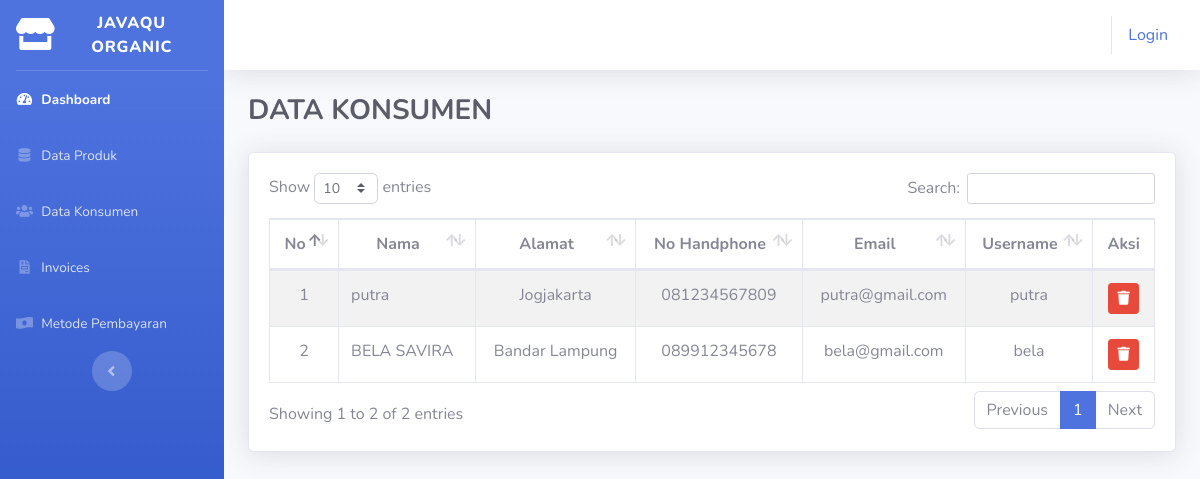
The page /index.php/admin/data_konsumen on the database its author committed.
### tables this page shows
CREATE TABLE `tb_konsumen` (
  `id_konsumen` int(11) NOT NULL,
  `nama` varchar(200) NOT NULL,
  `alamat` varchar(500) NOT NULL,
  `no_tlp` varchar(15) NOT NULL,
  `email` varchar(200) NOT NULL,
  `username` varchar(200) NOT NULL,
  `password` varchar(200) NOT NULL,
  `role_id` int(11) NOT NULL
);

### application/controllers/admin/Data_konsumen.php (called while the page is built, shortened)
<?php
class Data_konsumen extends CI_Controller{
	public function index()
	{
		$data['konsumen'] = $this->model_barang->tampil_data('tb_konsumen')->result();
		$this->load->view('templates_admin/header');
		$this->load->view('templates_admin/sidebar');
		$this->load->view('admin/data_konsumen', $data);
		$this->load->view('templates_admin/footer');
	}
}

### index.php (called while the page is built, shortened)
<?php
require_once BASEPATH.'core/CodeIgniter.php';

### application/models/Model_barang.php (called while the page is built, shortened)
<?php
class Model_barang extends CI_Model{
	public function tampil_data($table){
		return $this->db->get($table);
	}
}

### application/views/admin/data_konsumen.php (the view)
<div class="container-fluid">
	<div class="d-sm-flex align-items-center justify-content-between mb-4">
		<h3 class="h3 mb-0 text-gray-800"><b>DATA KONSUMEN</b></h3>
	</div>
	<div class="card shadow">
		<div class="card-body">
			<div class="table-responsive">
				<table class="table table-striped table-bordered" id="dataTable">
					<thead>
						<tr>
							<th class="text-center">No</th>
							<th class="text-center">Nama</th>
							<th class="text-center">Alamat</th>
							<th class="text-center">No Handphone</th>
							<th class="text-center">Email</th>
							<th class="text-center">Username</th>
							<th class="text-center">Aksi</th>
						</tr>
					</thead>
					<tbody>
						<?php
						$no = 1;
						foreach ($konsumen as $k) : ?>
							<tr>
								<td class="text-center"><?php echo $no++ ?></td>
								<td><?php echo $k->nama ?></td>
								<td class="text-center"><?php echo $k->alamat ?></td>
								<td class="text-center"><?php echo $k->no_tlp ?></td>
								<td class="text-center"><?php echo $k->email ?></td>
								<td class="text-center"><?php echo $k->username ?></td>
								<td>
									<center><?php echo anchor('admin/data_konsumen/hapus/' . $k->id_konsumen, '<div class="btn btn-danger btn-sm"><i class="fas fa-trash"></i></div>') ?></center>
								</td>
							</tr>
						<?php endforeach; ?>
					</tbody>
				</table>
			</div>
		</div>
	</div>
</div>

### rows shown on the page
tb_konsumen: nama "putra", alamat "Jogjakarta", no_tlp "081234567809", email "putra@gmail.com", username "putra"
tb_konsumen: nama "BELA SAVIRA", alamat "Bandar Lampung", no_tlp "089912345678", email "bela@gmail.com", username "bela"

### other values the page prints
anchor('auth/login', 'Login') "Login"
